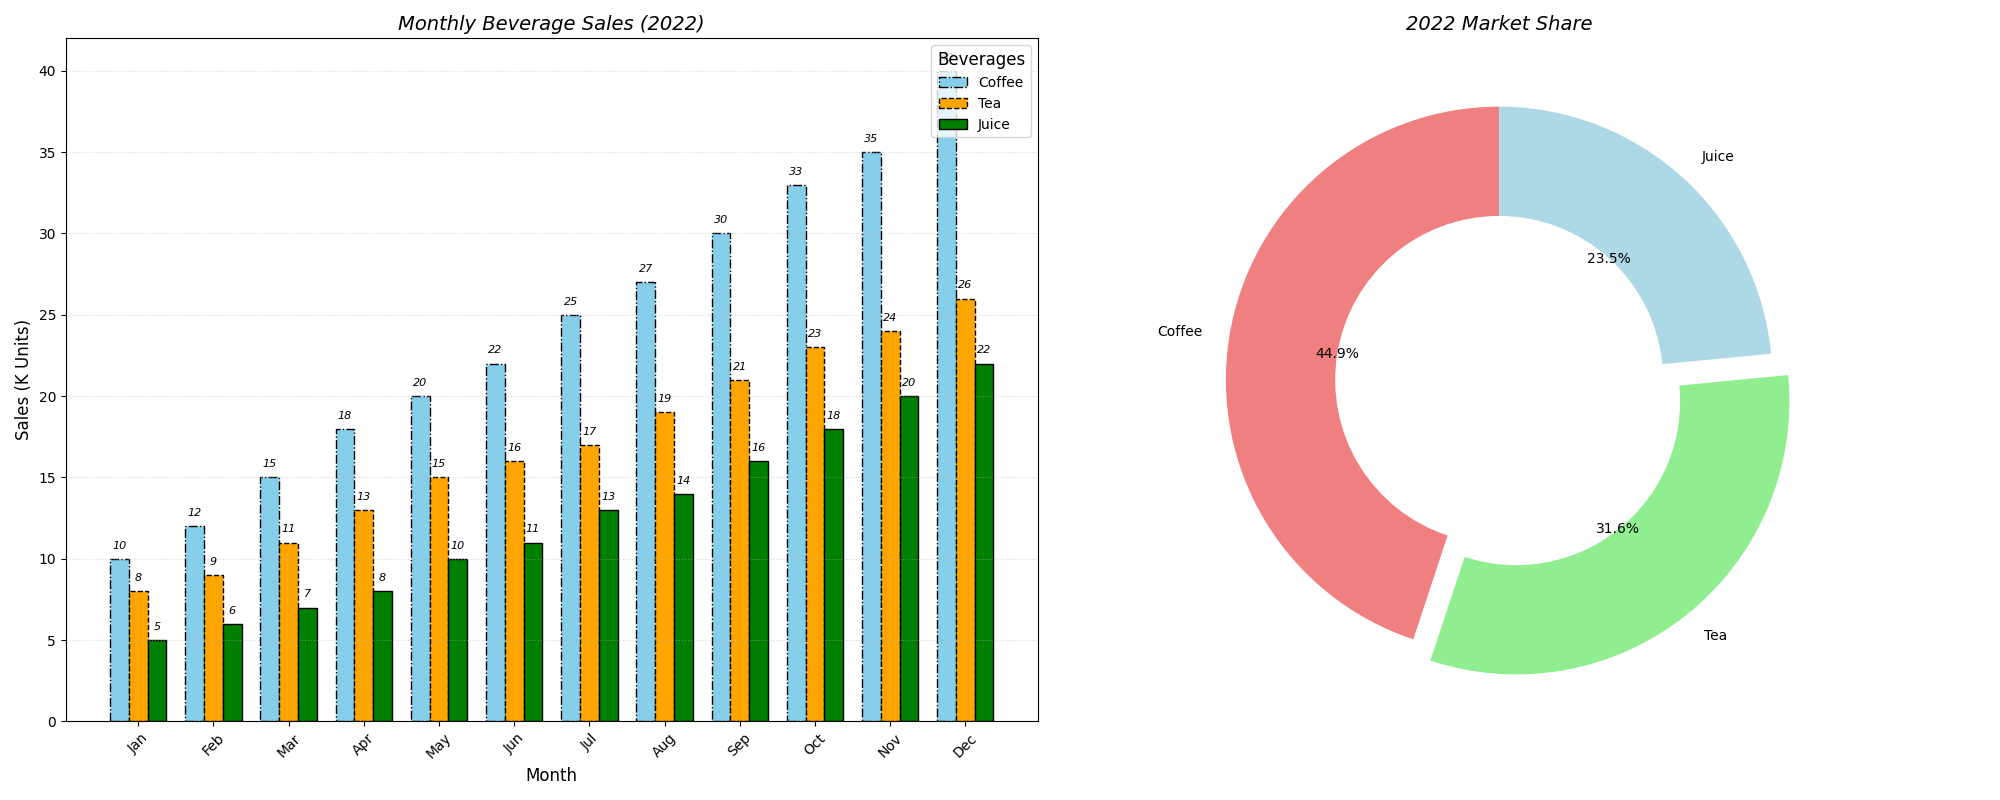

Here is the Python script that generated this plot:
import matplotlib.pyplot as plt
import numpy as np

months = np.arange(1, 13)
coffee_sales = np.array([10, 12, 15, 18, 20, 22, 25, 27, 30, 33, 35, 40])
tea_sales = np.array([8, 9, 11, 13, 15, 16, 17, 19, 21, 23, 24, 26])
juice_sales = np.array([5, 6, 7, 8, 10, 11, 13, 14, 16, 18, 20, 22])

cumulative_sales = np.array([sum(coffee_sales), sum(tea_sales), sum(juice_sales)])
beverages = ['Coffee', 'Tea', 'Juice']

fig, (ax1, ax2) = plt.subplots(1, 2, figsize=(20, 8))

# First subplot: Bar chart with modified styles
width = 0.25
ax1.bar(months - width, coffee_sales, width=width, color='skyblue', edgecolor='black', linestyle='-.', label='Coffee')
ax1.bar(months, tea_sales, width=width, color='orange', edgecolor='black', linestyle='--', label='Tea')
ax1.bar(months + width, juice_sales, width=width, color='green', edgecolor='black', linestyle='-', label='Juice')

ax1.set_title('Monthly Beverage Sales (2022)', fontsize=14, fontweight='normal', style='italic')
ax1.set_xlabel('Month', fontsize=12)
ax1.set_ylabel('Sales (K Units)', fontsize=12)
ax1.set_xticks(months)
ax1.set_xticklabels(['Jan', 'Feb', 'Mar', 'Apr', 'May', 'Jun', 'Jul', 'Aug', 'Sep', 'Oct', 'Nov', 'Dec'], rotation=45)
ax1.legend(loc='upper right', fontsize=10, title='Beverages', title_fontsize='12')
ax1.grid(axis='y', linestyle=':', alpha=0.5)

for i in range(len(months)):
    ax1.text(months[i] - width, coffee_sales[i] + 0.5, str(coffee_sales[i]), ha='center', va='bottom', fontsize=8, style='italic')
    ax1.text(months[i], tea_sales[i] + 0.5, str(tea_sales[i]), ha='center', va='bottom', fontsize=8, style='italic')
    ax1.text(months[i] + width, juice_sales[i] + 0.5, str(juice_sales[i]), ha='center', va='bottom', fontsize=8, style='italic')

# Second subplot: Donut chart with modified styles
ax2.pie(cumulative_sales, labels=beverages, colors=['lightcoral', 'lightgreen', 'lightblue'], autopct='%1.1f%%', startangle=90,
        explode=(0, 0.1, 0), wedgeprops=dict(width=0.4))
ax2.set_title('2022 Market Share', fontsize=14, fontweight='normal', style='italic')

plt.tight_layout()
plt.show()
